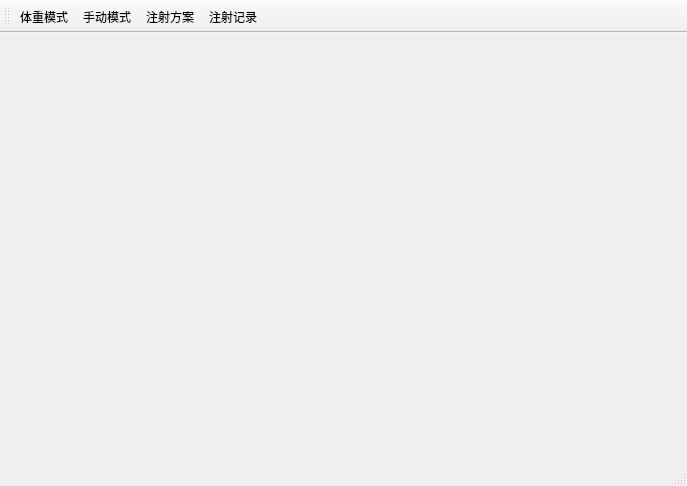
<?xml version="1.0" encoding="UTF-8"?>
<ui version="4.0">
 <class>MainWindow</class>
 <widget class="QMainWindow" name="MainWindow">
  <property name="geometry">
   <rect>
    <x>0</x>
    <y>0</y>
    <width>687</width>
    <height>486</height>
   </rect>
  </property>
  <property name="windowTitle">
   <string>MainWindow</string>
  </property>
  <widget class="QWidget" name="centralwidget">
   <widget class="QStackedWidget" name="stackedWidget">
    <property name="geometry">
     <rect>
      <x>0</x>
      <y>10</y>
      <width>671</width>
      <height>401</height>
     </rect>
    </property>
    <widget class="QWidget" name="WeightModePage"/>
    <widget class="QWidget" name="InjectionPlanPage"/>
    <widget class="QWidget" name="InjectionRecordPage"/>
    <widget class="QWidget" name="ManualModePage"/>
   </widget>
  </widget>
  <widget class="QMenuBar" name="menubar">
   <property name="geometry">
    <rect>
     <x>0</x>
     <y>0</y>
     <width>687</width>
     <height>22</height>
    </rect>
   </property>
  </widget>
  <widget class="QStatusBar" name="statusbar"/>
  <widget class="QToolBar" name="toolBar">
   <property name="windowTitle">
    <string>toolBar</string>
   </property>
   <attribute name="toolBarArea">
    <enum>TopToolBarArea</enum>
   </attribute>
   <attribute name="toolBarBreak">
    <bool>false</bool>
   </attribute>
   <addaction name="ActionWeight"/>
   <addaction name="ActionManual"/>
   <addaction name="ActionPlan"/>
   <addaction name="ActionRecord"/>
  </widget>
  <action name="ActionManual">
   <property name="text">
    <string>手动模式</string>
   </property>
   <property name="menuRole">
    <enum>QAction::MenuRole::NoRole</enum>
   </property>
  </action>
  <action name="ActionRecord">
   <property name="text">
    <string>注射记录</string>
   </property>
   <property name="menuRole">
    <enum>QAction::MenuRole::NoRole</enum>
   </property>
  </action>
  <action name="ActionPlan">
   <property name="text">
    <string>注射方案</string>
   </property>
   <property name="menuRole">
    <enum>QAction::MenuRole::NoRole</enum>
   </property>
  </action>
  <action name="ActionWeight">
   <property name="text">
    <string>体重模式</string>
   </property>
   <property name="menuRole">
    <enum>QAction::MenuRole::NoRole</enum>
   </property>
  </action>
 </widget>
 <resources/>
 <connections/>
</ui>
